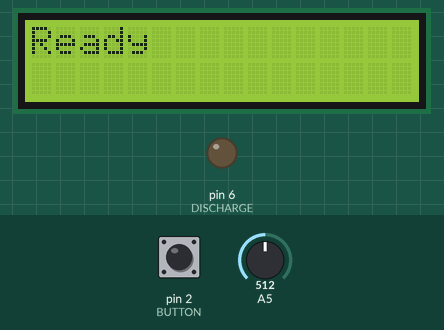
Simulated run of this sketch. Board: Arduino Uno, built with avr-gcc and run on an emulated ATmega328P. Parts: 16×2 character LCD, output pins drawn as LEDs (lit = HIGH). The inputs (shaded band) are chosen by the test bench; at power-on: pin 2 (BUTTON) HIGH, A5 = 512.

Above: at 1.2 s.
1.3 s: pin 2 (BUTTON) pulled LOW for 0.15 s
At 1.39 s:
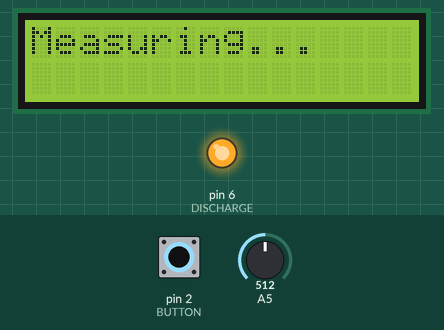
3.0 s: pin 2 (BUTTON) pulled LOW for 1 s
At 4.01 s:
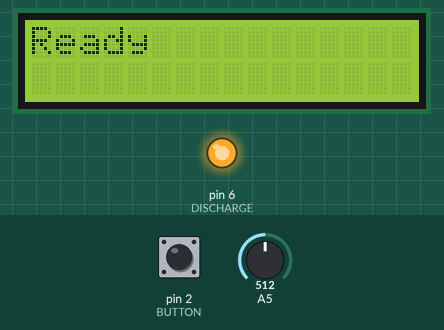
5.5 s: pin 2 (BUTTON) pulled LOW for 3.2 s
At 6.5 s:
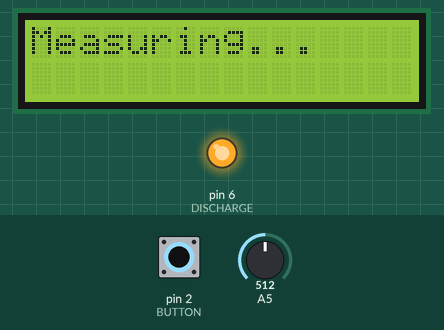
Timing chart, 0 to 10.3 s (numbered marks = the images above; inputs shaded):
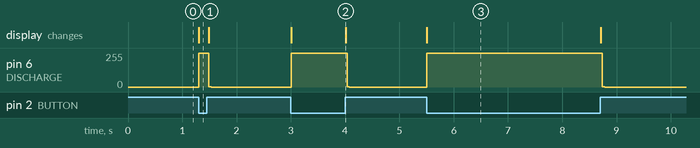

The sketch:

CapReader.ino
```cpp
#include <LiquidCrystal.h>

const float R1 = 1000.0;
const float R2 = 1000000.0;
const float R3 = 10000000.0;

const int CHARGE_VALUE = 647;     // (647 is 63.2% of 1023)
const int MAX_INITIAL_VOLTAGE = 3;
const int BUTTON = 2;
const int CHARGE1 = 5;  //1k
const int CHARGE2 = 4;  //1M
const int CHARGE3 = 3;  //10M
const int DISCHARGE = 6;
const int rs = 7, en = 8, d4 = 9, d5 = 10, d6 = 11, d7 = 12;
LiquidCrystal lcd(rs, en, d4, d5, d6, d7);

void setup() {
  pinMode(BUTTON, INPUT);
  pinMode(CHARGE1, INPUT);
  pinMode(CHARGE2, INPUT);
  pinMode(CHARGE3, INPUT);
  pinMode(DISCHARGE, OUTPUT);

  digitalWrite(DISCHARGE, LOW);
  lcd.begin(16, 2);
  PrintLine(0, "Ready");
}

void loop()
{
  if(digitalRead(BUTTON) == LOW)
  {
    Measure();
    PrintLine(0, "Ready");
  }
}

void Measure()
{
  PrintLine(0, "Measuring...");
  PrintLine(1, " ");

  unsigned long elapsed = 0;
  float R;

  Discharge();
  R = R1;
  elapsed = ChargeAndWait(CHARGE1);

  if (elapsed < 1000)
  {
    Discharge();
    R = R2;
    elapsed = ChargeAndWait(CHARGE2);
  }

  if (elapsed < 1000)
  {
    Discharge();
    R = R3;
    elapsed = ChargeAndWait(CHARGE3);
  }

  Discharge();

  if (elapsed > 1000) PrintLine(0, "Finished");
  else PrintLine(0, "Not sure");

  PrintCapacitance(elapsed, R);

  while(digitalRead(BUTTON) == LOW) {}
}

void Discharge()
{
  digitalWrite(DISCHARGE, HIGH);

  while(true)
  {
    if (analogRead(A5) <= MAX_INITIAL_VOLTAGE) break;
    if (digitalRead(BUTTON) == HIGH) break;
  }
  digitalWrite(DISCHARGE, LOW);
}

unsigned long ChargeAndWait(int pinNumber)
{
  pinMode(pinNumber, OUTPUT);
  digitalWrite(pinNumber, HIGH);
  unsigned long start_time = micros();
  unsigned long elapsed = 0;

  while (digitalRead(BUTTON) == LOW)
  {
    if (analogRead(A5) > CHARGE_VALUE)
    {
      elapsed = micros() - start_time;
      break;
    }
  }
  digitalWrite(pinNumber, LOW);
  pinMode(pinNumber, INPUT);
  return elapsed;
}

void PrintVoltage(int voltage)
{
    String strVoltage = String(voltage);
    PrintLine(1, strVoltage);
}

void PrintCapacitance(unsigned long elapsedMillis, float R)
{
  double seconds = (double)elapsedMillis / 1000000.0;
  double fahrads = seconds / R;
  double milliFahrads = fahrads * 1000.0;
  double microFahrads = milliFahrads * 1000.0;
  double nanoFahrads = microFahrads * 1000.0;
  double picoFahrads = nanoFahrads * 1000.0;

  String out;

  if (fahrads > 1.0) out = String(fahrads) + " F";
  else if (milliFahrads > 1.0) out = String(milliFahrads) + " mF";
  else if (microFahrads > 1.0) out = String(microFahrads) + " uF";
  else if (nanoFahrads > 1.0) out = String(nanoFahrads) + " nF";
  else if (picoFahrads > 1.0) out = String(picoFahrads) + " pF";

  PrintLine(1, out);
}

void PrintLine(int line, String text)
{
    while (text.length() < 16)
    {
      text += ' ';
    }

    lcd.setCursor(0, line);
    lcd.print(text);
}
```

Measured:
- after the input at 1.3 s, pin 6 (DISCHARGE): 0/255 → 255/255 at once, → 0/255 0.19 s later; the display: changes at once (image 1)
- after the input at 3.0 s, pin 6 (DISCHARGE): 0/255 → 255/255 at once, → 0/255 1.0 s later; the display: first changes at once (image 2 shows a later state)
- after the input at 5.5 s, pin 6 (DISCHARGE): 0/255 → 255/255 at once, → 0/255 3.2 s later; the display: changes at once (image 3)
